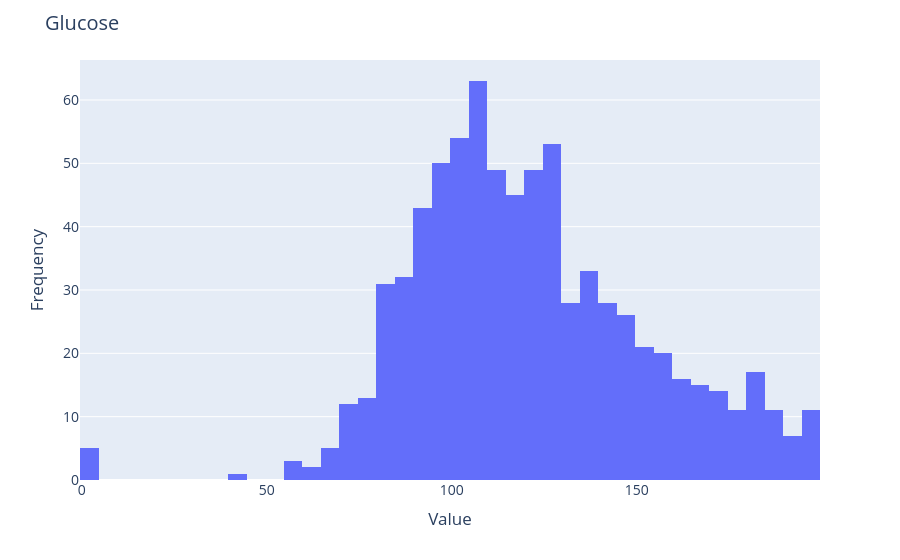
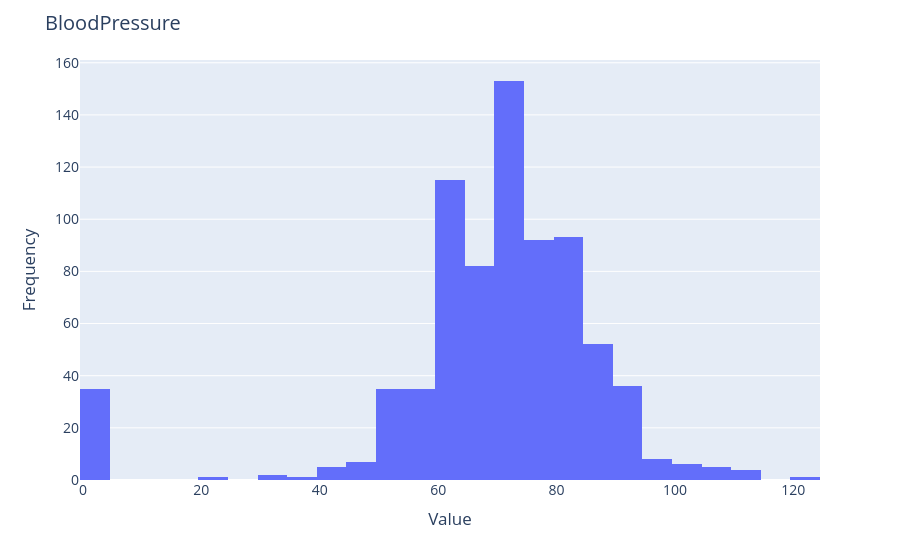
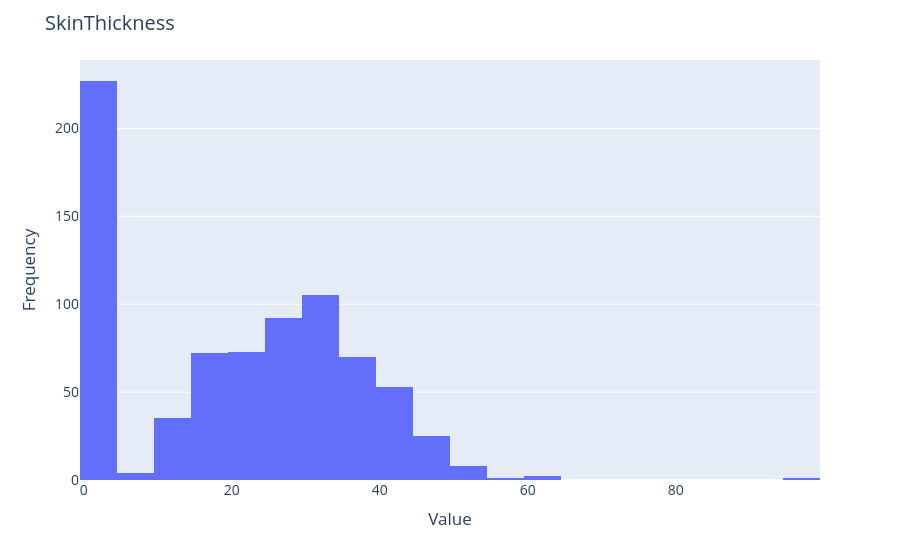
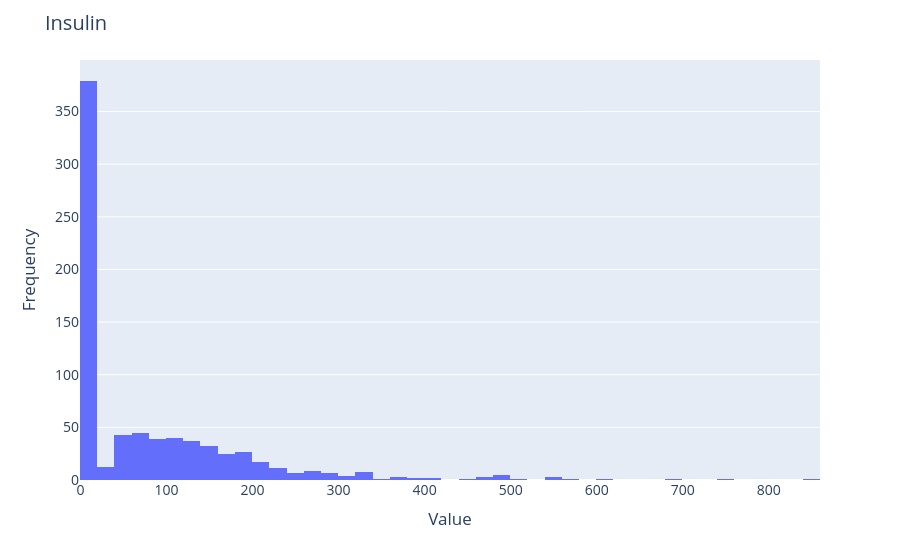

Write notebook code for charts like these, in order.
### Code cell
import plotly.express as px

def plot_column_distribution(df, column_name):
    fig = px.histogram(df, x=column_name)
    fig.update_layout(
        xaxis_title="Value",
        yaxis_title="Frequency",
        title=column_name,
        showlegend=False,
        font=dict(size=14)
    )
    fig.show()

for col in df.columns[1:-2]:
    plot_column_distribution(df, col)

### Figure 1 — Plotly figure (JSON) as saved in the notebook; plotly's stock layout.template omitted (floating-point values rounded to 4 significant figures; data arrays with more than 128 entries replaced by an {"elided": "..."} marker saying what was removed)
{"data": [{"alignmentgroup": "True", "bingroup": "x", "hovertemplate": "Glucose=%{x}<br>count=%{y}<extra></extra>", "legendgroup": "", "marker": {"color": "#636efa", "pattern": {"shape": ""}}, "name": "", "offsetgroup": "", "orientation": "v", "showlegend": false, "type": "histogram", "x": {"elided": "768 int values"}, "xaxis": "x", "yaxis": "y"}], "layout": {"barmode": "relative", "font": {"size": 14}, "legend": {"tracegroupgap": 0}, "margin": {"t": 60}, "showlegend": false, "title": {"text": "Glucose"}, "xaxis": {"anchor": "y", "domain": [0, 1], "title": {"text": "Value"}}, "yaxis": {"anchor": "x", "domain": [0, 1], "title": {"text": "Frequency"}}}}

### Figure 2 — Plotly figure (JSON) as saved in the notebook; plotly's stock layout.template omitted (floating-point values rounded to 4 significant figures; data arrays with more than 128 entries replaced by an {"elided": "..."} marker saying what was removed)
{"data": [{"alignmentgroup": "True", "bingroup": "x", "hovertemplate": "BloodPressure=%{x}<br>count=%{y}<extra></extra>", "legendgroup": "", "marker": {"color": "#636efa", "pattern": {"shape": ""}}, "name": "", "offsetgroup": "", "orientation": "v", "showlegend": false, "type": "histogram", "x": {"elided": "768 int values"}, "xaxis": "x", "yaxis": "y"}], "layout": {"barmode": "relative", "font": {"size": 14}, "legend": {"tracegroupgap": 0}, "margin": {"t": 60}, "showlegend": false, "title": {"text": "BloodPressure"}, "xaxis": {"anchor": "y", "domain": [0, 1], "title": {"text": "Value"}}, "yaxis": {"anchor": "x", "domain": [0, 1], "title": {"text": "Frequency"}}}}

### Figure 3 — Plotly figure (JSON) as saved in the notebook; plotly's stock layout.template omitted (floating-point values rounded to 4 significant figures; data arrays with more than 128 entries replaced by an {"elided": "..."} marker saying what was removed)
{"data": [{"alignmentgroup": "True", "bingroup": "x", "hovertemplate": "SkinThickness=%{x}<br>count=%{y}<extra></extra>", "legendgroup": "", "marker": {"color": "#636efa", "pattern": {"shape": ""}}, "name": "", "offsetgroup": "", "orientation": "v", "showlegend": false, "type": "histogram", "x": {"elided": "768 int values"}, "xaxis": "x", "yaxis": "y"}], "layout": {"barmode": "relative", "font": {"size": 14}, "legend": {"tracegroupgap": 0}, "margin": {"t": 60}, "showlegend": false, "title": {"text": "SkinThickness"}, "xaxis": {"anchor": "y", "domain": [0, 1], "title": {"text": "Value"}}, "yaxis": {"anchor": "x", "domain": [0, 1], "title": {"text": "Frequency"}}}}

### Figure 4 — Plotly figure (JSON) as saved in the notebook; plotly's stock layout.template omitted (floating-point values rounded to 4 significant figures; data arrays with more than 128 entries replaced by an {"elided": "..."} marker saying what was removed)
{"data": [{"alignmentgroup": "True", "bingroup": "x", "hovertemplate": "Insulin=%{x}<br>count=%{y}<extra></extra>", "legendgroup": "", "marker": {"color": "#636efa", "pattern": {"shape": ""}}, "name": "", "offsetgroup": "", "orientation": "v", "showlegend": false, "type": "histogram", "x": {"elided": "768 int values"}, "xaxis": "x", "yaxis": "y"}], "layout": {"barmode": "relative", "font": {"size": 14}, "legend": {"tracegroupgap": 0}, "margin": {"t": 60}, "showlegend": false, "title": {"text": "Insulin"}, "xaxis": {"anchor": "y", "domain": [0, 1], "title": {"text": "Value"}}, "yaxis": {"anchor": "x", "domain": [0, 1], "title": {"text": "Frequency"}}}}
